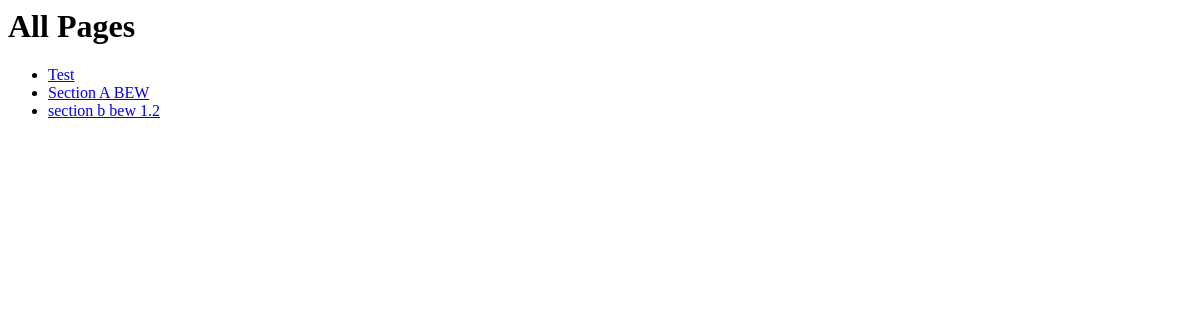
Before: / with the older database file.
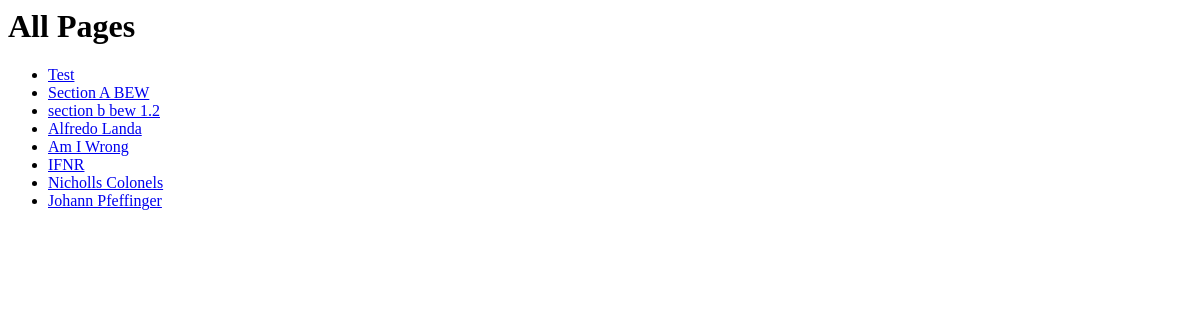
After: the same page with the newer database file.
### wiki/models.py (models this page shows, shortened)
class Page(models.Model):
    title = models.CharField(max_length=settings.WIKI_PAGE_TITLE_MAX_LENGTH, unique=True,
                             help_text="Title of your page.")
    author = models.ForeignKey(User, on_delete=models.PROTECT,
                               help_text="The user that posted this article.")
    slug = models.CharField(max_length=settings.WIKI_PAGE_TITLE_MAX_LENGTH, blank=True, editable=False,
                            help_text="Unique URL path to access this page. Generated by the system.")
    content = models.TextField(
        help_text="Write the content of your page here.")
    created = models.DateTimeField(auto_now_add=True,
                                   help_text="The date and time this page was created. Automatically generated when the model saves.")
    modified = models.DateTimeField(auto_now=True,
                                    help_text="The date and time this page was updated. Automatically generated when the model updates.")

### wiki/views.py (the view)
# urls.py: path('', PageList.as_view(), name='wiki-list-page'),
class PageList(ListView):
    model = Page
    def get(self, request):
        pages = self.get_queryset().all()
        return render(request, 'list.html', {'pages': pages})

### wiki/templates/list.html (shortened to what this page needs)
<h1> All Pages </h1>
<ul>
 {% for page in pages %}
    <li><a href='{{ page.slug}}'> {{ page.title }}</a> </li>
{%endfor%}

Changed rows visible on the page:
added Page: title "Alfredo Landa"
added Page: title "Am I Wrong"
added Page: title "IFNR"
added Page: title "Nicholls Colonels"
added Page: title "Johann Pfeffinger"
